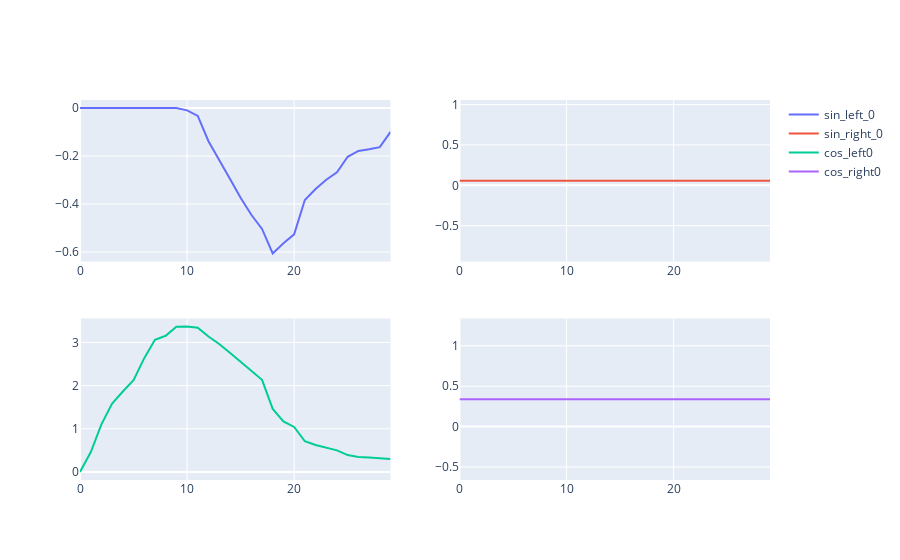

Write notebook code for a chart like this one.
### Code cell
phase_vec_sin_l = x[:, 0]
phase_vec_sin_r = x[:, 2]
phase_vec_cos_l = x[:, 1]
phase_vec_cos_r = x[:, 3]

fig = make_subplots(rows=2, cols=2)
n = np.arange(len(phase_vec_cos_l))
for i in range(1):
    fig.add_trace(go.Scatter(x=n, y=phase_vec_sin_l, name="sin_left_"+str(i)), row=1, col=1)
    fig.add_trace(go.Scatter(x=n, y=phase_vec_sin_r, name="sin_right_"+str(i)), row=1, col=2)
    fig.add_trace(go.Scatter(x=n, y=phase_vec_cos_l, name="cos_left"+str(i)), row=2, col=1)
    fig.add_trace(go.Scatter(x=n, y=phase_vec_cos_r, name="cos_right"+str(i)), row=2, col=2)
fig.show()

### Figure 1 — Plotly figure (JSON) as saved in the notebook; plotly's stock layout.template omitted (floating-point values rounded to 4 significant figures)
{"data": [{"name": "sin_left_0", "type": "scatter", "x": [0, 1, 2, 3, 4, 5, 6, 7, 8, 9, 10, 11, 12, 13, 14, 15, 16, 17, 18, 19, 20, 21, 22, 23, 24, 25, 26, 27, 28, 29], "xaxis": "x", "y": [0.0, 0.0, 0.0, 0.0, 0.0, 0.0, 0.0, 0.0, 0.0, 0.0, -0.009666, -0.03271, -0.138, -0.2137, -0.2948, -0.3738, -0.4447, -0.5037, -0.6056, -0.5636, -0.5262, -0.3831, -0.3375, -0.2985, -0.2674, -0.203, -0.1787, -0.1716, -0.1628, -0.09948], "yaxis": "y"}, {"name": "sin_right_0", "type": "scatter", "x": [0, 1, 2, 3, 4, 5, 6, 7, 8, 9, 10, 11, 12, 13, 14, 15, 16, 17, 18, 19, 20, 21, 22, 23, 24, 25, 26, 27, 28, 29], "xaxis": "x2", "y": [0.05638, 0.05638, 0.05638, 0.05638, 0.05638, 0.05638, 0.05638, 0.05638, 0.05638, 0.05638, 0.05638, 0.05638, 0.05638, 0.05638, 0.05638, 0.05638, 0.05638, 0.05638, 0.05638, 0.05638, 0.05638, 0.05638, 0.05638, 0.05638, 0.05638, 0.05638, 0.05638, 0.05638, 0.05638, 0.05638], "yaxis": "y2"}, {"name": "cos_left0", "type": "scatter", "x": [0, 1, 2, 3, 4, 5, 6, 7, 8, 9, 10, 11, 12, 13, 14, 15, 16, 17, 18, 19, 20, 21, 22, 23, 24, 25, 26, 27, 28, 29], "xaxis": "x3", "y": [0.0003182, 0.4555, 1.101, 1.584, 1.863, 2.126, 2.636, 3.061, 3.155, 3.363, 3.368, 3.341, 3.137, 2.964, 2.762, 2.55, 2.338, 2.134, 1.461, 1.172, 1.043, 0.7111, 0.6246, 0.5539, 0.4995, 0.39, 0.3484, 0.3364, 0.3261, 0.302], "yaxis": "y3"}, {"name": "cos_right0", "type": "scatter", "x": [0, 1, 2, 3, 4, 5, 6, 7, 8, 9, 10, 11, 12, 13, 14, 15, 16, 17, 18, 19, 20, 21, 22, 23, 24, 25, 26, 27, 28, 29], "xaxis": "x4", "y": [0.3383, 0.3383, 0.3383, 0.3383, 0.3383, 0.3383, 0.3383, 0.3383, 0.3383, 0.3383, 0.3383, 0.3383, 0.3383, 0.3383, 0.3383, 0.3383, 0.3383, 0.3383, 0.3383, 0.3383, 0.3383, 0.3383, 0.3383, 0.3383, 0.3383, 0.3383, 0.3383, 0.3383, 0.3383, 0.3383], "yaxis": "y4"}], "layout": {"xaxis": {"anchor": "y", "domain": [0.0, 0.45]}, "xaxis2": {"anchor": "y2", "domain": [0.55, 1.0]}, "xaxis3": {"anchor": "y3", "domain": [0.0, 0.45]}, "xaxis4": {"anchor": "y4", "domain": [0.55, 1.0]}, "yaxis": {"anchor": "x", "domain": [0.575, 1.0]}, "yaxis2": {"anchor": "x2", "domain": [0.575, 1.0]}, "yaxis3": {"anchor": "x3", "domain": [0.0, 0.425]}, "yaxis4": {"anchor": "x4", "domain": [0.0, 0.425]}}}
